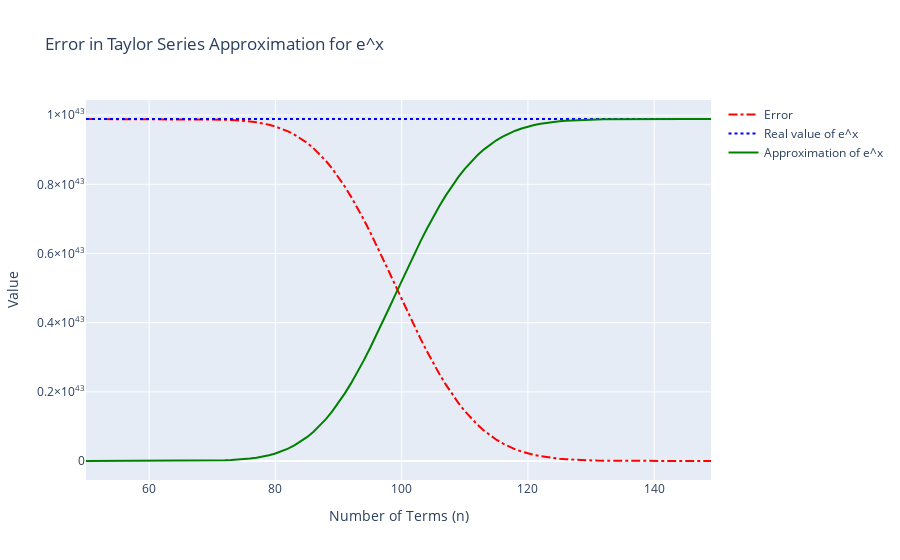

Source (notebook cell):
### Markdown cell above
### Very big x

### Code cell
plot_ex(99, range(50,150), precision=50000)
